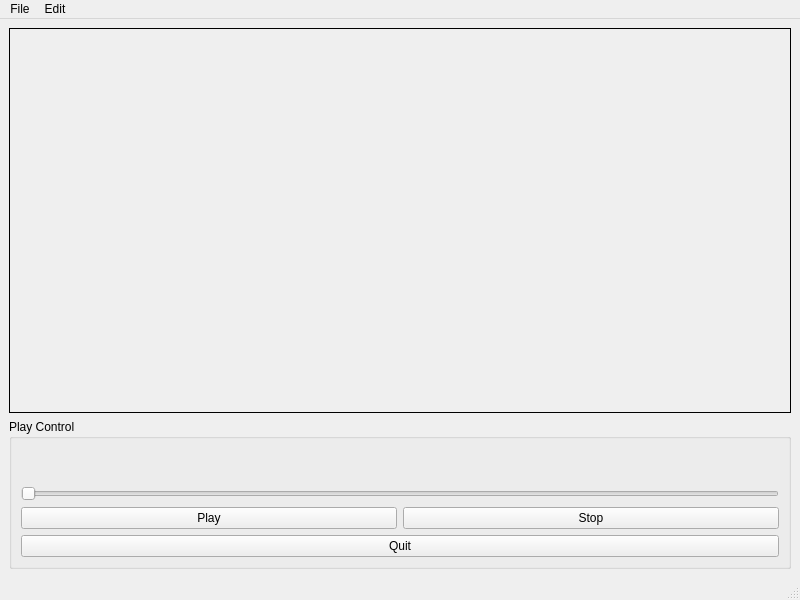
<?xml version="1.0" encoding="UTF-8"?>
<ui version="4.0">
 <class>MainWindow</class>
 <widget class="QMainWindow" name="MainWindow">
  <property name="geometry">
   <rect>
    <x>0</x>
    <y>0</y>
    <width>800</width>
    <height>600</height>
   </rect>
  </property>
  <property name="windowTitle">
   <string>MainWindow</string>
  </property>
  <widget class="QWidget" name="centralwidget">
   <layout class="QVBoxLayout" name="verticalLayout_2">
    <item>
     <widget class="QLabel" name="lblVideo">
      <property name="minimumSize">
       <size>
        <width>0</width>
        <height>0</height>
       </size>
      </property>
      <property name="maximumSize">
       <size>
        <width>16777215</width>
        <height>16777215</height>
       </size>
      </property>
      <property name="frameShape">
       <enum>QFrame::Box</enum>
      </property>
      <property name="text">
       <string/>
      </property>
     </widget>
    </item>
    <item>
     <widget class="QGroupBox" name="groupBox">
      <property name="sizePolicy">
       <sizepolicy hsizetype="Preferred" vsizetype="Preferred">
        <horstretch>0</horstretch>
        <verstretch>0</verstretch>
       </sizepolicy>
      </property>
      <property name="minimumSize">
       <size>
        <width>0</width>
        <height>150</height>
       </size>
      </property>
      <property name="maximumSize">
       <size>
        <width>16777215</width>
        <height>150</height>
       </size>
      </property>
      <property name="title">
       <string>Play Control</string>
      </property>
      <layout class="QVBoxLayout" name="verticalLayout">
       <item>
        <widget class="QLabel" name="lblTime">
         <property name="text">
          <string/>
         </property>
        </widget>
       </item>
       <item>
        <widget class="QSlider" name="horizontalSlider">
         <property name="maximum">
          <number>100</number>
         </property>
         <property name="orientation">
          <enum>Qt::Horizontal</enum>
         </property>
        </widget>
       </item>
       <item>
        <layout class="QHBoxLayout" name="horizontalLayout">
         <item>
          <widget class="QPushButton" name="btnPlayPause">
           <property name="text">
            <string>Play</string>
           </property>
          </widget>
         </item>
         <item>
          <widget class="QPushButton" name="btnStop">
           <property name="text">
            <string>Stop</string>
           </property>
          </widget>
         </item>
        </layout>
       </item>
       <item>
        <widget class="QPushButton" name="btnQuit">
         <property name="text">
          <string>Quit</string>
         </property>
        </widget>
       </item>
      </layout>
     </widget>
    </item>
   </layout>
  </widget>
  <widget class="QMenuBar" name="menubar">
   <property name="geometry">
    <rect>
     <x>0</x>
     <y>0</y>
     <width>800</width>
     <height>23</height>
    </rect>
   </property>
   <widget class="QMenu" name="menuFile">
    <property name="title">
     <string>File</string>
    </property>
    <addaction name="actionOpen"/>
    <addaction name="separator"/>
   </widget>
   <widget class="QMenu" name="menuEdit">
    <property name="title">
     <string>Edit</string>
    </property>
   </widget>
   <addaction name="menuFile"/>
   <addaction name="menuEdit"/>
  </widget>
  <widget class="QStatusBar" name="statusbar"/>
  <action name="actionOpen">
   <property name="text">
    <string>Open</string>
   </property>
  </action>
 </widget>
 <resources/>
 <connections/>
</ui>
